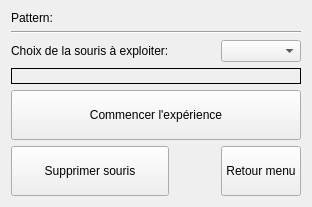
      <widget class="QWidget" name="page_4">
       <layout class="QGridLayout" name="gridLayout_6">
        <item row="0" column="0">
         <widget class="QLabel" name="label_26">
          <property name="sizePolicy">
           <sizepolicy hsizetype="Preferred" vsizetype="Maximum">
            <horstretch>0</horstretch>
            <verstretch>0</verstretch>
           </sizepolicy>
          </property>
          <property name="maximumSize">
           <size>
            <width>16777215</width>
            <height>16777215</height>
           </size>
          </property>
          <property name="text">
           <string>Pattern:</string>
          </property>
         </widget>
        </item>
        <item row="0" column="1">
         <widget class="QLabel" name="nomPatternChoixSouris">
          <property name="text">
           <string/>
          </property>
         </widget>
        </item>
        <item row="5" column="0">
         <widget class="QPushButton" name="supprimerSouris">
          <property name="minimumSize">
           <size>
            <width>0</width>
            <height>50</height>
           </size>
          </property>
          <property name="text">
           <string>Supprimer souris</string>
          </property>
         </widget>
        </item>
        <item row="2" column="0">
         <widget class="QLabel" name="label_28">
          <property name="sizePolicy">
           <sizepolicy hsizetype="Preferred" vsizetype="Maximum">
            <horstretch>0</horstretch>
            <verstretch>0</verstretch>
           </sizepolicy>
          </property>
          <property name="maximumSize">
           <size>
            <width>16777215</width>
            <height>200</height>
           </size>
          </property>
          <property name="text">
           <string>Choix de la souris à exploiter:</string>
          </property>
         </widget>
        </item>
        <item row="5" column="1">
         <spacer name="horizontalSpacer_8">
          <property name="orientation">
           <enum>Qt::Horizontal</enum>
          </property>
          <property name="sizeType">
           <enum>QSizePolicy::Maximum</enum>
          </property>
          <property name="sizeHint" stdset="0">
           <size>
            <width>40</width>
            <height>20</height>
           </size>
          </property>
         </spacer>
        </item>
        <item row="5" column="2">
         <widget class="QPushButton" name="retourMenuChoixSouris">
          <property name="sizePolicy">
           <sizepolicy hsizetype="Minimum" vsizetype="Minimum">
            <horstretch>0</horstretch>
            <verstretch>0</verstretch>
           </sizepolicy>
          </property>
          <property name="minimumSize">
           <size>
            <width>0</width>
            <height>50</height>
           </size>
          </property>
          <property name="text">
           <string>Retour menu</string>
          </property>
         </widget>
        </item>
        <item row="4" column="0" colspan="3">
         <widget class="QPushButton" name="choisirSouris">
          <property name="sizePolicy">
           <sizepolicy hsizetype="Minimum" vsizetype="Minimum">
            <horstretch>0</horstretch>
            <verstretch>0</verstretch>
           </sizepolicy>
          </property>
          <property name="minimumSize">
           <size>
            <width>0</width>
            <height>50</height>
           </size>
          </property>
          <property name="maximumSize">
           <size>
            <width>16777215</width>
            <height>50</height>
           </size>
          </property>
          <property name="baseSize">
           <size>
            <width>0</width>
            <height>50</height>
           </size>
          </property>
          <property name="text">
           <string>Commencer l'expérience</string>
          </property>
         </widget>
        </item>
        <item row="3" column="0" colspan="3">
         <widget class="QLabel" name="infoSouris">
          <property name="frameShape">
           <enum>QFrame::Box</enum>
          </property>
          <property name="text">
           <string/>
          </property>
         </widget>
        </item>
        <item row="1" column="0" colspan="3">
         <widget class="Line" name="line_12">
          <property name="orientation">
           <enum>Qt::Horizontal</enum>
          </property>
         </widget>
        </item>
        <item row="2" column="2">
         <widget class="QComboBox" name="comboBoxChoixSouris">
          <property name="maximumSize">
           <size>
            <width>16777215</width>
            <height>40</height>
           </size>
          </property>
         </widget>
        </item>
       </layout>
      </widget>
